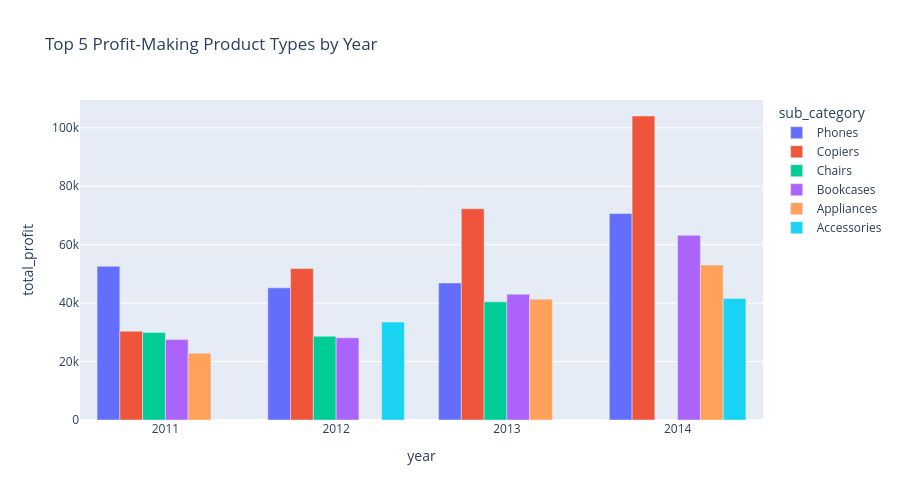

This figure's notebook cell:
### Code cell
fig = px.bar(
    top5_subcategories_each_year,
    x="year",
    y="total_profit",
    color="sub_category",
    barmode="group",
    title="Top 5 Profit-Making Product Types by Year",
    width=900,
    height=500
)
fig.show()

### Figure 1 — Plotly figure (JSON) as saved in the notebook; plotly's stock layout.template omitted (floating-point values rounded to 4 significant figures)
{"data": [{"alignmentgroup": "True", "hovertemplate": "sub_category=Phones<br>year=%{x}<br>total_profit=%{y}<extra></extra>", "legendgroup": "Phones", "marker": {"color": "#636efa", "pattern": {"shape": ""}}, "name": "Phones", "offsetgroup": "Phones", "orientation": "v", "showlegend": true, "textposition": "auto", "type": "bar", "x": [2011, 2012, 2013, 2014], "xaxis": "x", "y": [52630.0, 45220.0, 46910.0, 70660.0], "yaxis": "y"}, {"alignmentgroup": "True", "hovertemplate": "sub_category=Copiers<br>year=%{x}<br>total_profit=%{y}<extra></extra>", "legendgroup": "Copiers", "marker": {"color": "#EF553B", "pattern": {"shape": ""}}, "name": "Copiers", "offsetgroup": "Copiers", "orientation": "v", "showlegend": true, "textposition": "auto", "type": "bar", "x": [2011, 2012, 2013, 2014], "xaxis": "x", "y": [30380.0, 51840.0, 72300.0, 104000.0], "yaxis": "y"}, {"alignmentgroup": "True", "hovertemplate": "sub_category=Chairs<br>year=%{x}<br>total_profit=%{y}<extra></extra>", "legendgroup": "Chairs", "marker": {"color": "#00cc96", "pattern": {"shape": ""}}, "name": "Chairs", "offsetgroup": "Chairs", "orientation": "v", "showlegend": true, "textposition": "auto", "type": "bar", "x": [2011, 2012, 2013], "xaxis": "x", "y": [29960.0, 28650.0, 40450.0], "yaxis": "y"}, {"alignmentgroup": "True", "hovertemplate": "sub_category=Bookcases<br>year=%{x}<br>total_profit=%{y}<extra></extra>", "legendgroup": "Bookcases", "marker": {"color": "#ab63fa", "pattern": {"shape": ""}}, "name": "Bookcases", "offsetgroup": "Bookcases", "orientation": "v", "showlegend": true, "textposition": "auto", "type": "bar", "x": [2011, 2012, 2013, 2014], "xaxis": "x", "y": [27520.0, 28140.0, 43050.0, 63200.0], "yaxis": "y"}, {"alignmentgroup": "True", "hovertemplate": "sub_category=Appliances<br>year=%{x}<br>total_profit=%{y}<extra></extra>", "legendgroup": "Appliances", "marker": {"color": "#FFA15A", "pattern": {"shape": ""}}, "name": "Appliances", "offsetgroup": "Appliances", "orientation": "v", "showlegend": true, "textposition": "auto", "type": "bar", "x": [2011, 2013, 2014], "xaxis": "x", "y": [22840.0, 41360.0, 53040.0], "yaxis": "y"}, {"alignmentgroup": "True", "hovertemplate": "sub_category=Accessories<br>year=%{x}<br>total_profit=%{y}<extra></extra>", "legendgroup": "Accessories", "marker": {"color": "#19d3f3", "pattern": {"shape": ""}}, "name": "Accessories", "offsetgroup": "Accessories", "orientation": "v", "showlegend": true, "textposition": "auto", "type": "bar", "x": [2012, 2014], "xaxis": "x", "y": [33510.0, 41570.0], "yaxis": "y"}], "layout": {"barmode": "group", "height": 500, "legend": {"title": {"text": "sub_category"}, "tracegroupgap": 0}, "title": {"text": "Top 5 Profit-Making Product Types by Year"}, "width": 900, "xaxis": {"anchor": "y", "domain": [0, 1], "title": {"text": "year"}}, "yaxis": {"anchor": "x", "domain": [0, 1], "title": {"text": "total_profit"}}}}
